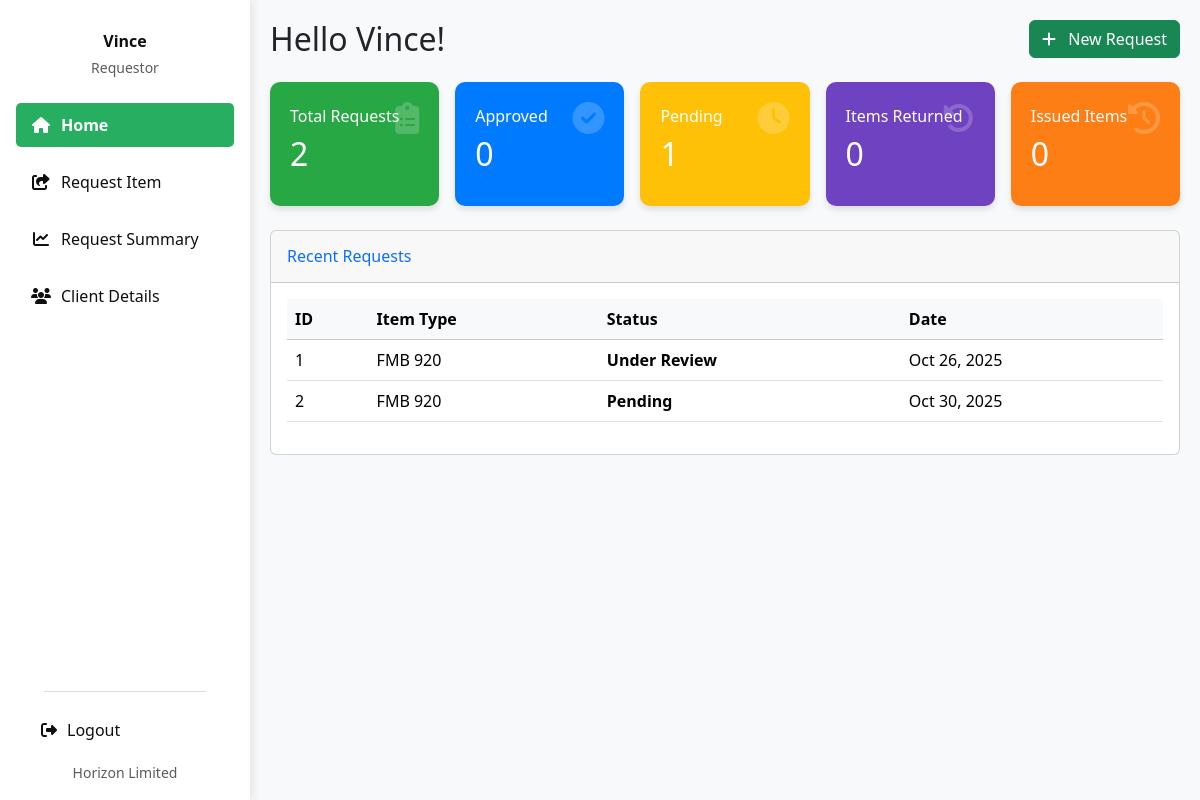
The page /requestor_dashboard (signed in) on the database as committed earlier.
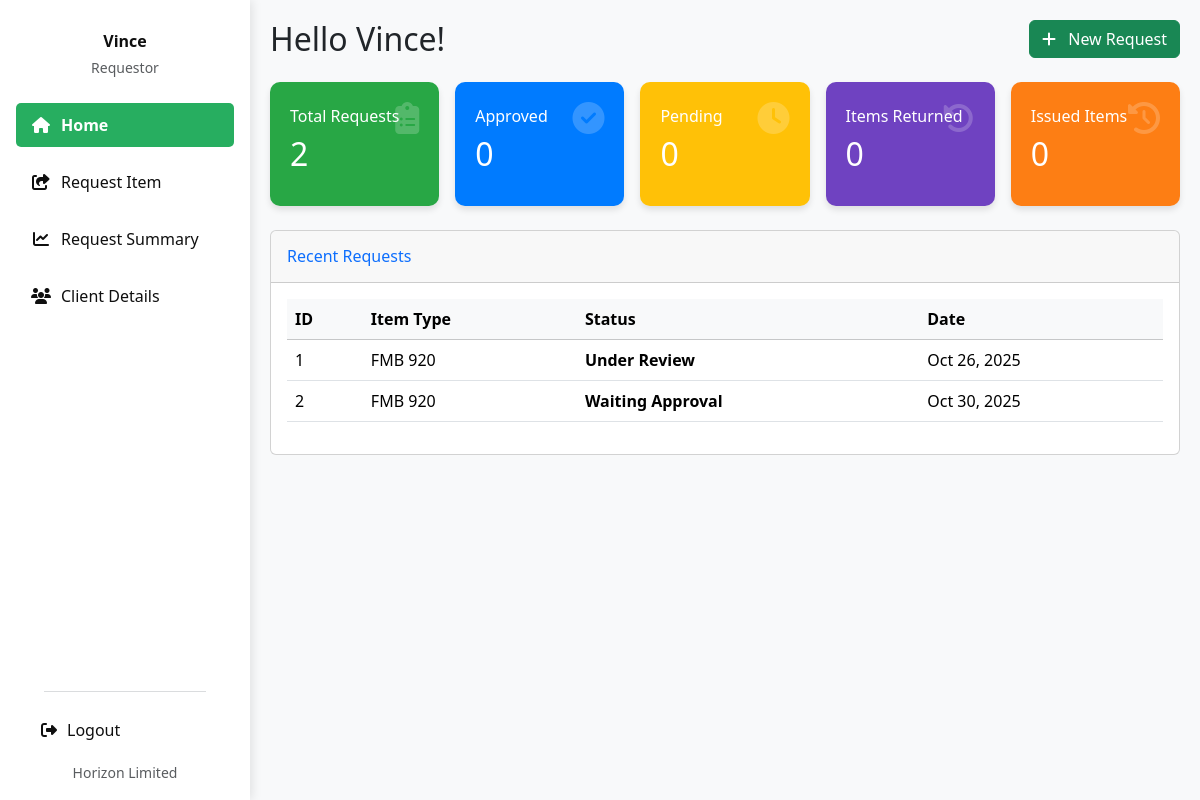
The same page on the database as committed later.
### invent/models.py (models this page shows, shortened)
class DeviceRequest(models.Model):
    device = models.ForeignKey("Device", on_delete=models.CASCADE, related_name="requests")
    imei_obj = models.ForeignKey('DeviceIMEI', null=True, blank=True,
                                 on_delete=models.SET_NULL, related_name='device_requests')
    requestor = models.ForeignKey(User, on_delete=models.CASCADE, related_name="device_requests")
    client = models.ForeignKey("Client", on_delete=models.CASCADE,
                               related_name="client_requests", null=True, blank=True)
    branch = models.ForeignKey(Branch, on_delete=models.SET_NULL, null=True, blank=True, related_name="requests")
    country = models.ForeignKey(Country, on_delete=models.SET_NULL, null=True, blank=True)
    imei_no = models.CharField(max_length=50, null=True, blank=True)
    quantity = models.PositiveIntegerField(default=1)
    reason = models.TextField(blank=True, null=True)
    application_date = models.DateField(default=timezone.now)
    payment_proof = models.FileField(upload_to="payment_proofs/", null=True, blank=True)
    STATUS_CHOICES = [
        ('Pending', 'Pending'),
        ('Approved', 'Approved'),
        ('Waiting Approval', 'Waiting Admin Approval'),
        ('Issued', 'Issued'),
        ('Rejected', 'Rejected'),
        ('Cancelled', 'Cancelled'),
        ('Partially Returned', 'Partially Returned'),
        ('Fully Returned', 'Fully Returned'),
    ]
    status = models.CharField(
        max_length=20, choices=STATUS_CHOICES, default='Pending'
    )
    date_requested = models.DateTimeField(auto_now_add=True)
    date_issued = models.DateTimeField(null=True, blank=True)
    returned_quantity = models.PositiveIntegerField(default=0)
    _original_status = None
    def __init__(self, *args, **kwargs):
        super().__init__(*args, **kwargs)
        self._original_status = self.status

class Device(models.Model):
    STATUS_CHOICES = (
        ('available', 'Available'),
        ('issued', 'Issued'),
        ('returned', 'Returned'),
        ('faulty', 'Faulty'),
    )
    name = models.CharField(max_length=255)
    oem = models.ForeignKey(
        OEM,
        on_delete=models.SET_NULL,
        null=True,
        blank=False,
        related_name='devices'
    )
    product_id = models.CharField(max_length=30, blank=True)
    total_quantity = models.PositiveIntegerField(default=1)
    quantity_issued = models.PositiveIntegerField(default=0)
    imei_no = models.CharField(
        max_length=50, unique=True, null=True, blank=True)
    serial_no = models.CharField(
        max_length=50, unique=True, null=True, blank=True)
    mac_address = models.CharField(
        max_length=50, unique=True, null=True, blank=True)
    category = models.CharField(
        max_length=100, blank=True, help_text="e.g. Laptop or Router")
    manufacturer = models.CharField(max_length=100, blank=True)
    description = models.TextField(blank=True)
    selling_price = models.DecimalField(
        max_digits=10, decimal_places=2, null=True, blank=True)
    currency = models.CharField(
        max_length=10, choices=CURRENCY_CHOICES, default='USD')
    branch = models.ForeignKey(
        Branch, on_delete=models.SET_NULL, null=True, blank=True)
    country = models.ForeignKey(
        Country, on_delete=models.SET_NULL, null=True, blank=True)
    status = models.CharField(
        max_length=20, choices=STATUS_CHOICES, default='available')
    class Meta:
        permissions = [
            ("can_issue_item", "Can issue device to client"),
            ("can_return_item", "Can record device returns"),
        ]

### invent/views.py (the view)
# urls.py: path('requestor_dashboard', views.requestor_dashboard, name='requestor_dashboard'),
@login_required
def requestor_dashboard(request):
    user_requests = DeviceRequest.objects.filter(
        requestor=request.user).order_by('id')
    labeled_requests = []
    total_requests_count = user_requests.count()
    for idx, req in enumerate(user_requests, start=1):
        label = total_requests_count - idx + 1
        req.label_id = label
        labeled_requests.append(req)
    device_summary = (
        user_requests
        .values('device__imei_no')
        .annotate(
            total_requested=Count('id'),
            total_approved=Count('id', filter=Q(status='Approved')),
            total_pending=Count('id', filter=Q(status='Pending')),
            total_issued=Count('id', filter=Q(status='Issued')),
            total_fully_returned=Count(
                'id', filter=Q(status='Fully Returned')),
            total_partially_returned=Count(
                'id', filter=Q(status='Partially Returned')),
        )
        .order_by('device__imei_no')
    )
    context = {
        'requests': labeled_requests,
        'total_requests': user_requests.count(),
        'approved_count': user_requests.filter(status='Approved').count(),
        'pending_count': user_requests.filter(status='Pending').count(),
        'issued_count': user_requests.filter(status='Issued').count(),
        'fully_returned_count': user_requests.filter(status='Fully Returned').count(),
        'partially_returned_count': user_requests.filter(status='Partially Returned').count(),
        'device_summary': device_summary,
    }
    return render(request, 'invent/requestor_dashboard.html', context)

### invent/context_processors.py (called while the page is built, shortened)
def pending_requests_count(request):
    if not request.user.is_authenticated:
        return {'pending_requests_count_for_sidebar': 0}
    try:
        if request.user.is_superuser:
            count = DeviceRequest.objects.filter(status='Pending').count()
            return {'pending_requests_count_for_sidebar': count}
    except Exception:
        return {'pending_requests_count_for_sidebar': 0}
    return {'pending_requests_count_for_sidebar': 0}

def user_branch(request):
    branch = None
    try:
        if request.user.is_authenticated:
            profile = getattr(request.user, 'profile', None)
            branch = getattr(profile, 'branch', None)
    except Exception:
        branch = None
    return {'user_branch': branch}

### invent/templates/invent/requestor_dashboard.html (shortened to what the changed rows need)
<!DOCTYPE html>
<html lang="en">
<head>
  <link href="https://cdn.jsdelivr.net/npm/bootstrap@5.3.3/dist/css/bootstrap.min.css" rel="stylesheet">
  <link href="https://cdnjs.cloudflare.com/ajax/libs/font-awesome/6.4.0/css/all.min.css" rel="stylesheet">
  <link rel="stylesheet" href="https://cdnjs.cloudflare.com/ajax/libs/animate.css/4.1.1/animate.min.css"/>
</head>
<body>
<div class="d-flex">
  <main class="main-content w-100">
    {% block main_content %}
    <div class="d-flex justify-content-between align-items-center mb-4 flex-wrap">
      <h2 class="greeting mb-3 mb-md-0 animate__animated animate__fadeInLeft">
        Hello {{ user.first_name|default:user.username }}!
      </h2>
    </div>
    <div class="row g-3 mb-4">
      <div class="col-12 col-sm-6 col-lg-4 col-xl-2 custom-width">
        <div class="summary-card card-total">
          <div class="card-body">
            <h2>{{ total_requests }}</h2>
          </div>
        </div>
      </div>
      <div class="col-12 col-sm-6 col-lg-4 col-xl-2 custom-width">
        <div class="summary-card card-approved">
          <div class="card-body">
            <h2>{{ approved_count }}</h2>
          </div>
        </div>
      </div>
      <div class="col-12 col-sm-6 col-lg-4 col-xl-2 custom-width">
        <div class="summary-card card-pending">
          <div class="card-body">
            <h6>Pending</h6>
            <h2>{{ pending_count }}</h2>
            <i class="fas fa-clock card-icon"></i>
          </div>
        </div>
      </div>
      <div class="col-12 col-sm-6 col-lg-4 col-xl-2 custom-width">
        <div class="summary-card card-returned">
          <div class="card-body">
            <h2>{{ fully_returned_count }}</h2>
          </div>
        </div>
      </div>
      <div class="col-12 col-sm-6 col-lg-4 col-xl-2 custom-width">
        <div class="summary-card card-partial">
          <div class="card-body">
            <h2>{{ issued_count }}</h2>
          </div>
        </div>
      </div>
    </div>
    <div class="card data-table">
      <div class="card-body table-responsive">
        <table class="table table-hover">
          <thead class="table-light">
            <tr>
              <th>ID</th>
              <th>Item Type</th>
              <th>Status</th>
              <th>Date</th>
            </tr>
          </thead>
          <tbody>
            {% for req in requests %}
              <tr>
                <td>{{ forloop.counter }}</td>
                <td>{{ req.device.name }}</td>
                <td>
                  <span class="fw-semibold">{{ req.status }}</span>
                </td>
                <td>{{ req.date_requested|date:"M d, Y" }}</td>
              </tr>
            {% endfor %}
          </tbody>
        </table>
      </div>
    </div>
    {% endblock main_content %}
  </main>
</div>
</body>
</html>

Rows that differ between the two databases and show on the page:
changed DeviceRequest: status "Pending" → "Waiting Approval"
Other text that changed with them:
{{ pending_count }}: "1" → "0"
